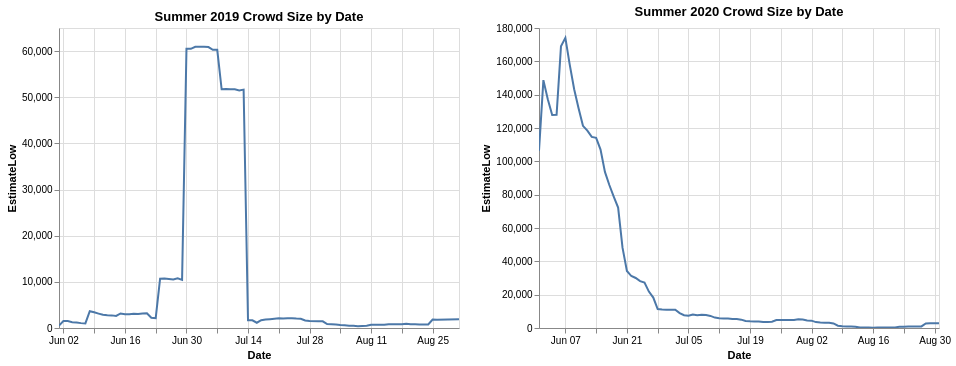

Vega-Lite specification for this chart:
### Vega-Lite specification from a JSON file in a GitHub repository (floating-point values rounded to 4 significant figures)
{"config": {"view": {"continuousWidth": 400, "continuousHeight": 300}}, "hconcat": [{"data": {"name": "data-fc2d2eb09523003633bb5bf8fb000523"}, "mark": "line", "encoding": {"tooltip": [{"type": "temporal", "field": "Date"}, {"type": "quantitative", "field": "EstimateLow"}], "x": {"type": "temporal", "field": "Date"}, "y": {"type": "quantitative", "field": "EstimateLow"}}, "selection": {"selector001": {"type": "interval", "bind": "scales", "encodings": ["x", "y"]}}, "title": "Summer 2019 Crowd Size by Date"}, {"data": {"name": "data-dd195493fcee7c6bfbc26daf732ec434"}, "mark": "line", "encoding": {"tooltip": [{"type": "temporal", "field": "Date"}, {"type": "quantitative", "field": "EstimateLow"}], "x": {"type": "temporal", "field": "Date"}, "y": {"type": "quantitative", "field": "EstimateLow"}}, "selection": {"selector002": {"type": "interval", "bind": "scales", "encodings": ["x", "y"]}}, "title": "Summer 2020 Crowd Size by Date"}], "$schema": "https://vega.github.io/schema/vega-lite/v4.8.1.json", "datasets": {"data-fc2d2eb09523003633bb5bf8fb000523": [{"Date": "2019-06-01T00:00:00", "EstimateLow": 514.0}, {"Date": "2019-06-02T00:00:00", "EstimateLow": 1500.0}, {"Date": "2019-06-03T00:00:00", "EstimateLow": 1490.0}, {"Date": "2019-06-04T00:00:00", "EstimateLow": 1244.0}, {"Date": "2019-06-05T00:00:00", "EstimateLow": 1184.0}, {"Date": "2019-06-06T00:00:00", "EstimateLow": 1057.0}, {"Date": "2019-06-07T00:00:00", "EstimateLow": 991.9}, {"Date": "2019-06-08T00:00:00", "EstimateLow": 3649.0}, {"Date": "2019-06-09T00:00:00", "EstimateLow": 3402.0}, {"Date": "2019-06-10T00:00:00", "EstimateLow": 3117.0}, {"Date": "2019-06-11T00:00:00", "EstimateLow": 2854.0}, {"Date": "2019-06-12T00:00:00", "EstimateLow": 2760.0}, {"Date": "2019-06-13T00:00:00", "EstimateLow": 2735.0}, {"Date": "2019-06-14T00:00:00", "EstimateLow": 2614.0}, {"Date": "2019-06-15T00:00:00", "EstimateLow": 3142.0}, {"Date": "2019-06-16T00:00:00", "EstimateLow": 2997.0}, {"Date": "2019-06-17T00:00:00", "EstimateLow": 2971.0}, {"Date": "2019-06-18T00:00:00", "EstimateLow": 3093.0}, {"Date": "2019-06-19T00:00:00", "EstimateLow": 3045.0}, {"Date": "2019-06-20T00:00:00", "EstimateLow": 3154.0}, {"Date": "2019-06-21T00:00:00", "EstimateLow": 3197.0}, {"Date": "2019-06-22T00:00:00", "EstimateLow": 2208.0}, {"Date": "2019-06-23T00:00:00", "EstimateLow": 2119.0}, {"Date": "2019-06-24T00:00:00", "EstimateLow": 10690.0}, {"Date": "2019-06-25T00:00:00", "EstimateLow": 10710.0}, {"Date": "2019-06-26T00:00:00", "EstimateLow": 10630.0}, {"Date": "2019-06-27T00:00:00", "EstimateLow": 10530.0}, {"Date": "2019-06-28T00:00:00", "EstimateLow": 10750.0}, {"Date": "2019-06-29T00:00:00", "EstimateLow": 10430.0}, {"Date": "2019-06-30T00:00:00", "EstimateLow": 60520.0}, {"Date": "2019-07-01T00:00:00", "EstimateLow": 60480.0}, {"Date": "2019-07-02T00:00:00", "EstimateLow": 60920.0}, {"Date": "2019-07-03T00:00:00", "EstimateLow": 60950.0}, {"Date": "2019-07-04T00:00:00", "EstimateLow": 60920.0}, {"Date": "2019-07-05T00:00:00", "EstimateLow": 60870.0}, {"Date": "2019-07-06T00:00:00", "EstimateLow": 60280.0}, {"Date": "2019-07-07T00:00:00", "EstimateLow": 60270.0}, {"Date": "2019-07-08T00:00:00", "EstimateLow": 51720.0}, {"Date": "2019-07-09T00:00:00", "EstimateLow": 51770.0}, {"Date": "2019-07-10T00:00:00", "EstimateLow": 51720.0}, {"Date": "2019-07-11T00:00:00", "EstimateLow": 51730.0}, {"Date": "2019-07-12T00:00:00", "EstimateLow": 51480.0}, {"Date": "2019-07-13T00:00:00", "EstimateLow": 51660.0}, {"Date": "2019-07-14T00:00:00", "EstimateLow": 1653.0}, {"Date": "2019-07-15T00:00:00", "EstimateLow": 1658.0}, {"Date": "2019-07-16T00:00:00", "EstimateLow": 1140.0}, {"Date": "2019-07-17T00:00:00", "EstimateLow": 1697.0}, {"Date": "2019-07-18T00:00:00", "EstimateLow": 1835.0}, {"Date": "2019-07-19T00:00:00", "EstimateLow": 1916.0}, {"Date": "2019-07-20T00:00:00", "EstimateLow": 2017.0}, {"Date": "2019-07-21T00:00:00", "EstimateLow": 2089.0}, {"Date": "2019-07-22T00:00:00", "EstimateLow": 2048.0}, {"Date": "2019-07-23T00:00:00", "EstimateLow": 2096.0}, {"Date": "2019-07-24T00:00:00", "EstimateLow": 2125.0}, {"Date": "2019-07-25T00:00:00", "EstimateLow": 2047.0}, {"Date": "2019-07-26T00:00:00", "EstimateLow": 2012.0}, {"Date": "2019-07-27T00:00:00", "EstimateLow": 1623.0}, {"Date": "2019-07-28T00:00:00", "EstimateLow": 1520.0}, {"Date": "2019-07-30T00:00:00", "EstimateLow": 1488.0}, {"Date": "2019-07-31T00:00:00", "EstimateLow": 1449.0}, {"Date": "2019-08-01T00:00:00", "EstimateLow": 850.7}, {"Date": "2019-08-03T00:00:00", "EstimateLow": 744.9}, {"Date": "2019-08-04T00:00:00", "EstimateLow": 643.6}, {"Date": "2019-08-05T00:00:00", "EstimateLow": 571.8}, {"Date": "2019-08-06T00:00:00", "EstimateLow": 501.9}, {"Date": "2019-08-07T00:00:00", "EstimateLow": 481.6}, {"Date": "2019-08-08T00:00:00", "EstimateLow": 396.0}, {"Date": "2019-08-10T00:00:00", "EstimateLow": 510.1}, {"Date": "2019-08-11T00:00:00", "EstimateLow": 725.8}, {"Date": "2019-08-12T00:00:00", "EstimateLow": 720.1}, {"Date": "2019-08-13T00:00:00", "EstimateLow": 689.9}, {"Date": "2019-08-14T00:00:00", "EstimateLow": 689.9}, {"Date": "2019-08-15T00:00:00", "EstimateLow": 831.0}, {"Date": "2019-08-18T00:00:00", "EstimateLow": 789.4}, {"Date": "2019-08-19T00:00:00", "EstimateLow": 934.9}, {"Date": "2019-08-20T00:00:00", "EstimateLow": 802.0}, {"Date": "2019-08-21T00:00:00", "EstimateLow": 791.6}, {"Date": "2019-08-22T00:00:00", "EstimateLow": 753.8}, {"Date": "2019-08-24T00:00:00", "EstimateLow": 758.1}, {"Date": "2019-08-25T00:00:00", "EstimateLow": 1830.0}, {"Date": "2019-08-26T00:00:00", "EstimateLow": 1801.0}, {"Date": "2019-08-31T00:00:00", "EstimateLow": 1877.0}], "data-dd195493fcee7c6bfbc26daf732ec434": [{"Date": "2020-06-01T00:00:00", "EstimateLow": 106300.0}, {"Date": "2020-06-02T00:00:00", "EstimateLow": 148700.0}, {"Date": "2020-06-03T00:00:00", "EstimateLow": 137200.0}, {"Date": "2020-06-04T00:00:00", "EstimateLow": 127800.0}, {"Date": "2020-06-05T00:00:00", "EstimateLow": 127900.0}, {"Date": "2020-06-06T00:00:00", "EstimateLow": 169000.0}, {"Date": "2020-06-07T00:00:00", "EstimateLow": 174100.0}, {"Date": "2020-06-08T00:00:00", "EstimateLow": 157900.0}, {"Date": "2020-06-09T00:00:00", "EstimateLow": 143200.0}, {"Date": "2020-06-10T00:00:00", "EstimateLow": 131900.0}, {"Date": "2020-06-11T00:00:00", "EstimateLow": 121300.0}, {"Date": "2020-06-12T00:00:00", "EstimateLow": 118400.0}, {"Date": "2020-06-13T00:00:00", "EstimateLow": 114700.0}, {"Date": "2020-06-14T00:00:00", "EstimateLow": 114100.0}, {"Date": "2020-06-15T00:00:00", "EstimateLow": 107000.0}, {"Date": "2020-06-16T00:00:00", "EstimateLow": 93660.0}, {"Date": "2020-06-17T00:00:00", "EstimateLow": 85780.0}, {"Date": "2020-06-18T00:00:00", "EstimateLow": 78870.0}, {"Date": "2020-06-19T00:00:00", "EstimateLow": 72240.0}, {"Date": "2020-06-20T00:00:00", "EstimateLow": 48190.0}, {"Date": "2020-06-21T00:00:00", "EstimateLow": 34240.0}, {"Date": "2020-06-22T00:00:00", "EstimateLow": 31180.0}, {"Date": "2020-06-23T00:00:00", "EstimateLow": 30000.0}, {"Date": "2020-06-24T00:00:00", "EstimateLow": 28130.0}, {"Date": "2020-06-25T00:00:00", "EstimateLow": 27280.0}, {"Date": "2020-06-26T00:00:00", "EstimateLow": 21850.0}, {"Date": "2020-06-27T00:00:00", "EstimateLow": 18240.0}, {"Date": "2020-06-28T00:00:00", "EstimateLow": 11360.0}, {"Date": "2020-06-29T00:00:00", "EstimateLow": 11130.0}, {"Date": "2020-06-30T00:00:00", "EstimateLow": 11010.0}, {"Date": "2020-07-01T00:00:00", "EstimateLow": 11020.0}, {"Date": "2020-07-02T00:00:00", "EstimateLow": 10940.0}, {"Date": "2020-07-03T00:00:00", "EstimateLow": 8914.0}, {"Date": "2020-07-04T00:00:00", "EstimateLow": 7678.0}, {"Date": "2020-07-05T00:00:00", "EstimateLow": 7342.0}, {"Date": "2020-07-06T00:00:00", "EstimateLow": 8140.0}, {"Date": "2020-07-07T00:00:00", "EstimateLow": 7644.0}, {"Date": "2020-07-08T00:00:00", "EstimateLow": 7930.0}, {"Date": "2020-07-09T00:00:00", "EstimateLow": 7752.0}, {"Date": "2020-07-10T00:00:00", "EstimateLow": 7244.0}, {"Date": "2020-07-11T00:00:00", "EstimateLow": 6246.0}, {"Date": "2020-07-12T00:00:00", "EstimateLow": 5881.0}, {"Date": "2020-07-13T00:00:00", "EstimateLow": 5720.0}, {"Date": "2020-07-14T00:00:00", "EstimateLow": 5628.0}, {"Date": "2020-07-15T00:00:00", "EstimateLow": 5437.0}, {"Date": "2020-07-16T00:00:00", "EstimateLow": 5382.0}, {"Date": "2020-07-17T00:00:00", "EstimateLow": 4999.0}, {"Date": "2020-07-18T00:00:00", "EstimateLow": 4189.0}, {"Date": "2020-07-19T00:00:00", "EstimateLow": 3989.0}, {"Date": "2020-07-20T00:00:00", "EstimateLow": 3935.0}, {"Date": "2020-07-21T00:00:00", "EstimateLow": 3958.0}, {"Date": "2020-07-22T00:00:00", "EstimateLow": 3578.0}, {"Date": "2020-07-23T00:00:00", "EstimateLow": 3646.0}, {"Date": "2020-07-24T00:00:00", "EstimateLow": 3805.0}, {"Date": "2020-07-25T00:00:00", "EstimateLow": 4769.0}, {"Date": "2020-07-26T00:00:00", "EstimateLow": 4809.0}, {"Date": "2020-07-27T00:00:00", "EstimateLow": 4791.0}, {"Date": "2020-07-28T00:00:00", "EstimateLow": 4749.0}, {"Date": "2020-07-29T00:00:00", "EstimateLow": 4775.0}, {"Date": "2020-07-30T00:00:00", "EstimateLow": 5198.0}, {"Date": "2020-07-31T00:00:00", "EstimateLow": 5069.0}, {"Date": "2020-08-01T00:00:00", "EstimateLow": 4536.0}, {"Date": "2020-08-02T00:00:00", "EstimateLow": 4403.0}, {"Date": "2020-08-03T00:00:00", "EstimateLow": 3552.0}, {"Date": "2020-08-04T00:00:00", "EstimateLow": 3344.0}, {"Date": "2020-08-05T00:00:00", "EstimateLow": 3224.0}, {"Date": "2020-08-06T00:00:00", "EstimateLow": 3086.0}, {"Date": "2020-08-07T00:00:00", "EstimateLow": 2731.0}, {"Date": "2020-08-08T00:00:00", "EstimateLow": 1402.0}, {"Date": "2020-08-09T00:00:00", "EstimateLow": 989.1}, {"Date": "2020-08-10T00:00:00", "EstimateLow": 884.0}, {"Date": "2020-08-11T00:00:00", "EstimateLow": 846.9}, {"Date": "2020-08-12T00:00:00", "EstimateLow": 728.1}, {"Date": "2020-08-13T00:00:00", "EstimateLow": 265.7}, {"Date": "2020-08-14T00:00:00", "EstimateLow": 254.9}, {"Date": "2020-08-15T00:00:00", "EstimateLow": 245.1}, {"Date": "2020-08-16T00:00:00", "EstimateLow": 225.0}, {"Date": "2020-08-17T00:00:00", "EstimateLow": 278.1}, {"Date": "2020-08-18T00:00:00", "EstimateLow": 278.1}, {"Date": "2020-08-19T00:00:00", "EstimateLow": 282.4}, {"Date": "2020-08-20T00:00:00", "EstimateLow": 277.5}, {"Date": "2020-08-21T00:00:00", "EstimateLow": 328.8}, {"Date": "2020-08-22T00:00:00", "EstimateLow": 760.4}, {"Date": "2020-08-23T00:00:00", "EstimateLow": 730.8}, {"Date": "2020-08-24T00:00:00", "EstimateLow": 826.6}, {"Date": "2020-08-25T00:00:00", "EstimateLow": 893.5}, {"Date": "2020-08-26T00:00:00", "EstimateLow": 947.9}, {"Date": "2020-08-27T00:00:00", "EstimateLow": 968.6}, {"Date": "2020-08-28T00:00:00", "EstimateLow": 2683.0}, {"Date": "2020-08-29T00:00:00", "EstimateLow": 2842.0}, {"Date": "2020-08-30T00:00:00", "EstimateLow": 2891.0}, {"Date": "2020-08-31T00:00:00", "EstimateLow": 2921.0}]}}
